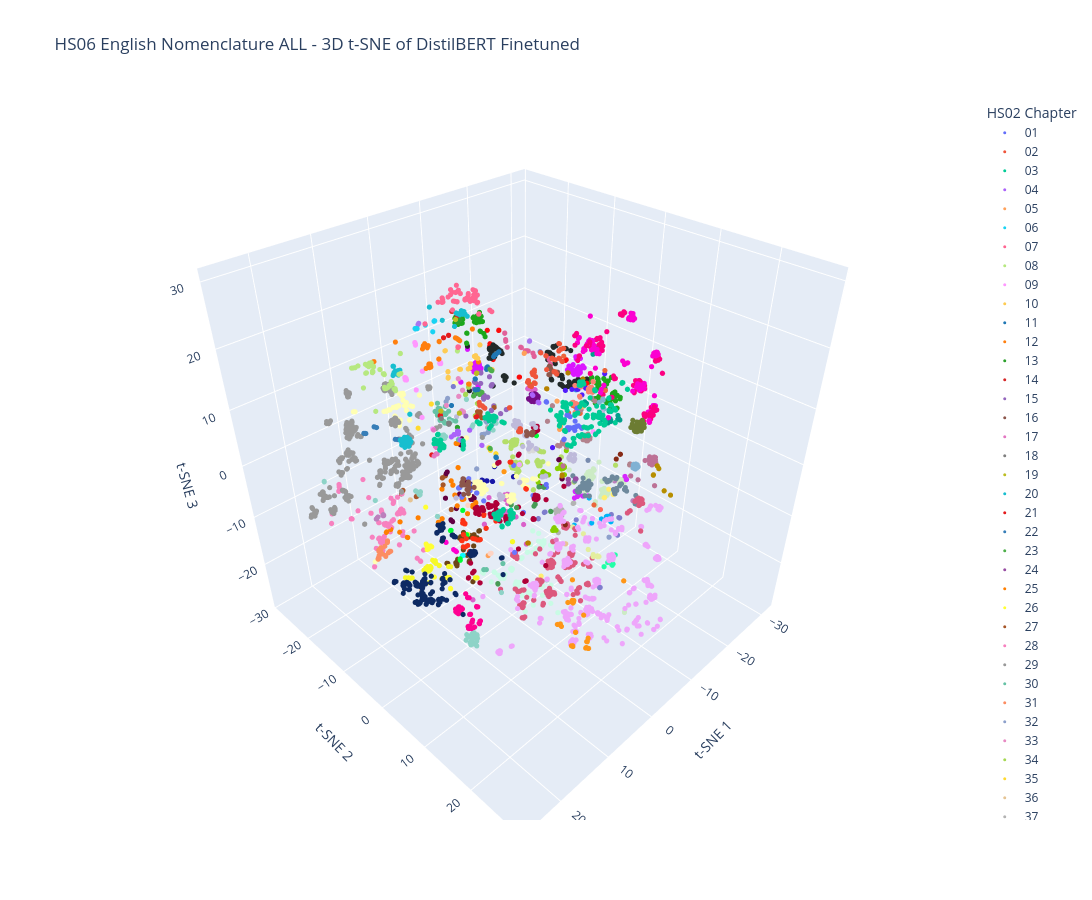

Notebook cell for this chart:
### Code cell
title = "HS06 English Nomenclature ALL - 3D t-SNE of DistilBERT Finetuned"
legend_title="HS02 Chapter"
html_output_file="emb_hs06_nomen_finetuned_tsne_nomen_all_3d.html"

fig_tsne_3d, _, tsne_nomen_3d = tsne_viz_embs(
    embeds_full_eng, labels_full_eng,
    n_componets=3,
    title=title,
    legend_title=legend_title,
    html_output_file=html_output_file,
    filter_labels=None,
    label2color=colors_all,
    init='pca',
    perplexity=30)

fig_tsne_3d.show()
